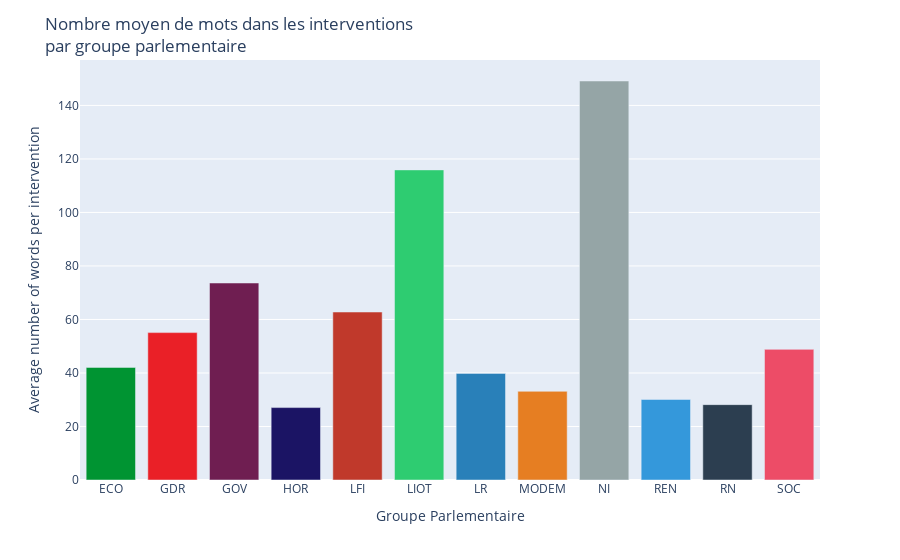

Write notebook code for a chart like this one.
### Code cell
average_number_of_words_per_intervention(parlement_df)

### Figure 1 — Plotly figure (JSON) as saved in the notebook; plotly's stock layout.template omitted (floating-point values rounded to 4 significant figures)
{"data": [{"alignmentgroup": "True", "hovertemplate": "groupe_sigle=%{x}<br>len_intervention=%{y}<extra></extra>", "legendgroup": "ECO", "marker": {"color": "#009432", "pattern": {"shape": ""}}, "name": "ECO", "offsetgroup": "ECO", "orientation": "v", "showlegend": true, "textposition": "auto", "type": "bar", "x": ["ECO"], "xaxis": "x", "y": [42.08], "yaxis": "y"}, {"alignmentgroup": "True", "hovertemplate": "groupe_sigle=%{x}<br>len_intervention=%{y}<extra></extra>", "legendgroup": "GDR", "marker": {"color": "#EA2027", "pattern": {"shape": ""}}, "name": "GDR", "offsetgroup": "GDR", "orientation": "v", "showlegend": true, "textposition": "auto", "type": "bar", "x": ["GDR"], "xaxis": "x", "y": [55.08], "yaxis": "y"}, {"alignmentgroup": "True", "hovertemplate": "groupe_sigle=%{x}<br>len_intervention=%{y}<extra></extra>", "legendgroup": "GOV", "marker": {"color": "#6F1E51", "pattern": {"shape": ""}}, "name": "GOV", "offsetgroup": "GOV", "orientation": "v", "showlegend": true, "textposition": "auto", "type": "bar", "x": ["GOV"], "xaxis": "x", "y": [73.63], "yaxis": "y"}, {"alignmentgroup": "True", "hovertemplate": "groupe_sigle=%{x}<br>len_intervention=%{y}<extra></extra>", "legendgroup": "HOR", "marker": {"color": "#1B1464", "pattern": {"shape": ""}}, "name": "HOR", "offsetgroup": "HOR", "orientation": "v", "showlegend": true, "textposition": "auto", "type": "bar", "x": ["HOR"], "xaxis": "x", "y": [27.06], "yaxis": "y"}, {"alignmentgroup": "True", "hovertemplate": "groupe_sigle=%{x}<br>len_intervention=%{y}<extra></extra>", "legendgroup": "LFI", "marker": {"color": "#c0392b", "pattern": {"shape": ""}}, "name": "LFI", "offsetgroup": "LFI", "orientation": "v", "showlegend": true, "textposition": "auto", "type": "bar", "x": ["LFI"], "xaxis": "x", "y": [62.78], "yaxis": "y"}, {"alignmentgroup": "True", "hovertemplate": "groupe_sigle=%{x}<br>len_intervention=%{y}<extra></extra>", "legendgroup": "LIOT", "marker": {"color": "#2ecc71", "pattern": {"shape": ""}}, "name": "LIOT", "offsetgroup": "LIOT", "orientation": "v", "showlegend": true, "textposition": "auto", "type": "bar", "x": ["LIOT"], "xaxis": "x", "y": [115.9], "yaxis": "y"}, {"alignmentgroup": "True", "hovertemplate": "groupe_sigle=%{x}<br>len_intervention=%{y}<extra></extra>", "legendgroup": "LR", "marker": {"color": "#2980b9", "pattern": {"shape": ""}}, "name": "LR", "offsetgroup": "LR", "orientation": "v", "showlegend": true, "textposition": "auto", "type": "bar", "x": ["LR"], "xaxis": "x", "y": [39.84], "yaxis": "y"}, {"alignmentgroup": "True", "hovertemplate": "groupe_sigle=%{x}<br>len_intervention=%{y}<extra></extra>", "legendgroup": "MODEM", "marker": {"color": "#e67e22", "pattern": {"shape": ""}}, "name": "MODEM", "offsetgroup": "MODEM", "orientation": "v", "showlegend": true, "textposition": "auto", "type": "bar", "x": ["MODEM"], "xaxis": "x", "y": [33.15], "yaxis": "y"}, {"alignmentgroup": "True", "hovertemplate": "groupe_sigle=%{x}<br>len_intervention=%{y}<extra></extra>", "legendgroup": "NI", "marker": {"color": "#95a5a6", "pattern": {"shape": ""}}, "name": "NI", "offsetgroup": "NI", "orientation": "v", "showlegend": true, "textposition": "auto", "type": "bar", "x": ["NI"], "xaxis": "x", "y": [149.1], "yaxis": "y"}, {"alignmentgroup": "True", "hovertemplate": "groupe_sigle=%{x}<br>len_intervention=%{y}<extra></extra>", "legendgroup": "REN", "marker": {"color": "#3498db", "pattern": {"shape": ""}}, "name": "REN", "offsetgroup": "REN", "orientation": "v", "showlegend": true, "textposition": "auto", "type": "bar", "x": ["REN"], "xaxis": "x", "y": [30.09], "yaxis": "y"}, {"alignmentgroup": "True", "hovertemplate": "groupe_sigle=%{x}<br>len_intervention=%{y}<extra></extra>", "legendgroup": "RN", "marker": {"color": "#2c3e50", "pattern": {"shape": ""}}, "name": "RN", "offsetgroup": "RN", "orientation": "v", "showlegend": true, "textposition": "auto", "type": "bar", "x": ["RN"], "xaxis": "x", "y": [28.17], "yaxis": "y"}, {"alignmentgroup": "True", "hovertemplate": "groupe_sigle=%{x}<br>len_intervention=%{y}<extra></extra>", "legendgroup": "SOC", "marker": {"color": "#ED4C67", "pattern": {"shape": ""}}, "name": "SOC", "offsetgroup": "SOC", "orientation": "v", "showlegend": true, "textposition": "auto", "type": "bar", "x": ["SOC"], "xaxis": "x", "y": [48.83], "yaxis": "y"}], "layout": {"barmode": "relative", "legend": {"title": {"text": "groupe_sigle"}, "tracegroupgap": 0}, "margin": {"t": 60}, "showlegend": false, "title": {"text": "Nombre moyen de mots dans les interventions<br>par groupe parlementaire"}, "xaxis": {"anchor": "y", "categoryarray": ["ECO", "GDR", "GOV", "HOR", "LFI", "LIOT", "LR", "MODEM", "NI", "REN", "RN", "SOC"], "categoryorder": "array", "domain": [0, 1], "title": {"text": "Groupe Parlementaire"}}, "yaxis": {"anchor": "x", "domain": [0, 1], "title": {"text": "Average number of words per intervention"}}}}
